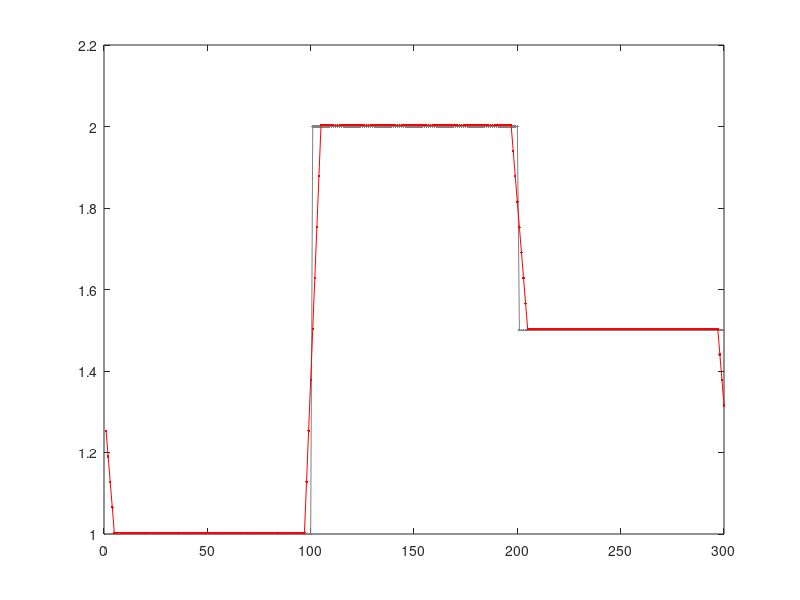

MATLAB code for this plot:
function testFiltering

    % Test a convolution for generating the smoothed scanner waveforms instead of the
    % ad-hoc linspace thing


    nSamples = 100;
    wavForm = [ones(1,nSamples), ...
                ones(1,nSamples)*2, ...
                ones(1,nSamples)*1.5]';

    clf
    kernelLength = 8;
    filtWav = circshift(wavForm,kernelLength*2);
    kernel = ones(kernelLength,1)/kernelLength;
    filtWav = conv(filtWav,kernel,'valid');
    % Add in the missing values at the end
    filtWav(end:end+kernelLength-1) = filtWav(end);

    filtWav = circshift(filtWav,round(kernelLength*-1.5));

    plot(wavForm, '.k-','color',[1,1,1]*0.5)
    hold on
    plot(filtWav+0.003, '.r-')


    if length(wavForm) == length(filtWav)
        fprintf('Filtered and original waveforms are the same length\n')
    end
